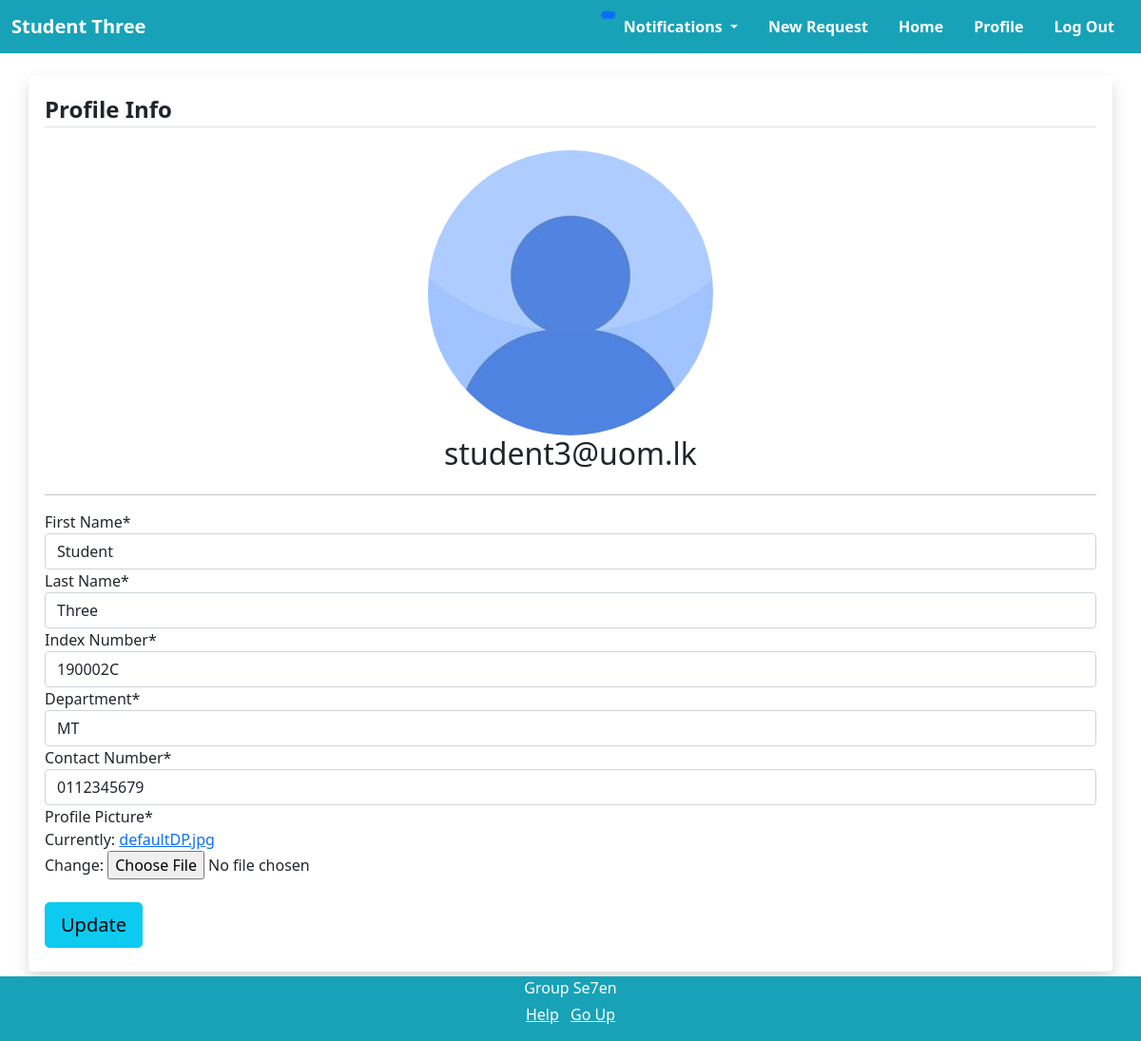
The app's page /profile/ (signed in) with its own data.
### users/models.py (models this page shows, shortened)
class CustomUser(AbstractUser):
    username = None
    email = models.EmailField(_('email address'), unique=True)
    USERNAME_FIELD = 'email'
    REQUIRED_FIELDS = []
    objects = CustomUserManager()
    def __str__(self):
        if (self.groups.filter(name='Lecturer').exists()):
            return self.lecturerprofile.firstName + " " + self.lecturerprofile.lastName
        elif (self.groups.filter(name='Student').exists()):
            return self.studentprofile.firstName + " " + self.studentprofile.lastName
        else:
            return ""

class Profile(models.Model):
    firstName = models.CharField(max_length=50, verbose_name="First Name")
    lastName = models.CharField(max_length=50, verbose_name="Last Name")
    image = models.ImageField(default='defaultDP.jpg', upload_to='profile_pics', verbose_name="Profile Picture")
    class Meta:
        abstract = True

class StudentProfile(Profile):
    DEPARTMENT_CHOICES = [
    ('EN', 'ENTC'),
    ('CS', 'CSE'),
    ('BM', 'BM'),
    ('ME', 'ME'),
    ('MT', 'MT'),
    ('CH', 'CH'),
    ('EE', 'EE'),
    ('CE', 'CE')
    ]
    user = models.OneToOneField(CustomUser, on_delete=models.CASCADE, related_name="studentprofile")
    indexNo = models.CharField(max_length=7, verbose_name="Index Number")
    department = models.CharField(max_length=2, choices=DEPARTMENT_CHOICES, verbose_name="Department")
    contactNo = models.CharField(max_length=10, verbose_name="Contact Number")

### users/views.py (the view)
# urls.py: path('profile/', user_views.profile, name='profile'),
@login_required(login_url='login/')
def profile(request):
    if request.user.groups.filter(name='Lecturer').exists():
        if request.method == 'POST':
            lp_form = LecturerProfileUpdateForm(request.POST, request.FILES, instance=request.user.lecturerprofile)
            if lp_form.is_valid():
                lp_form.save()
                messages.success(request, f'Your profile has been updated')
                return redirect('profile')
        else:
            lp_form = LecturerProfileUpdateForm(instance=request.user.lecturerprofile)
        context = {
            'lp_form': lp_form
        }
        return render(request, 'users/lecturerprofile.html', context)
    elif request.user.groups.filter(name='Student').exists():
        if request.method == 'POST':
            sp_form = StudentProfileUpdateForm(request.POST, request.FILES, instance=request.user.studentprofile)
            if sp_form.is_valid():
                sp_form.save()
                messages.success(request, f'Your profile has been updated')
                return redirect('profile')
        else:
            sp_form = StudentProfileUpdateForm(instance=request.user.studentprofile)
        context = {
            'sp_form': sp_form
        }
        return render(request, 'users/studentprofile.html', context)

### users/forms.py
class StudentProfileUpdateForm(forms.ModelForm):
    class Meta:
        model = StudentProfile
        fields = ['firstName', 'lastName', 'indexNo', 'department', 'contactNo', 'image']

### users/templates/users/studentprofile.html (shortened to what this page needs)
{% extends "requester/base.html" %}
{% load crispy_forms_tags %}
{% block content %}
<form class="container bg-white border border-white border-rounded shadow p-3 bg-body rounded m-4 mx-auto" method="POST" enctype="multipart/form-data">
    <fieldset class="form-group">
        <legend class="border-bottom mb-4 fw-bold">Profile Info</legend>
        <div class="d-flex justify-content-center">
            <img class="rounded-circle account-img" src="{{ user.studentprofile.image.url }}">
        </div>
        <div class="d-flex justify-content-center">
            <h2 class="account-heading">{{ user.email }}</h2>
        </div>
        <hr class="my-3">
        {{ sp_form|crispy }}
    </fieldset>
    <div class="form-group mt-4 mb-2">
        <button class="btn btn-info btn-lg" type="submit">Update</button>
    </div>
</form>
{% endblock %}

### requester/templates/requester/base.html (shortened to what this page needs)
{% load notifications_tags %}
{% load static%}
<!doctype html>
<html lang="en">
  <head>
    <link href="https://cdn.jsdelivr.net/npm/bootstrap@5.0.0-beta1/dist/css/bootstrap.min.css" rel="stylesheet">
    <link rel="stylesheet" href="https://cdnjs.cloudflare.com/ajax/libs/font-awesome/4.7.0/css/font-awesome.min.css">
  </head>
  <body class="pt-5">
    <nav class="navbar fixed-top navbar-expand-sm navbar-dark">
      <div class="container-fluid">
        <a class="navbar-brand fw-bold text-white" href="{% url 'requester-home' %}">
            {{ user }}
        </a>
        <div class="collapse navbar-collapse justify-content-end" id="navbarSupportedContent">
          <ul class="nav fw-bold text-white">
            <li class="nav-item dropdown">
              <a class="nav-link dropdown-toggle text-reset text-white" href="#" id="navbarDropdown" role="button" data-bs-toggle="dropdown" aria-expanded="false">
                Notifications
                <span class="position-absolute top-1 start-0 translate-middle badge rounded-pill bg-primary">
                </span>
              </a>
            </li>
            {% ifequal user.groups.all.0|stringformat:"s" 'Student' %}
            <li class="nav-item">
              <a class="nav-link text-reset" href="{% url 'request-create' %}">New Request</a>
            </li>
            {% endifequal %}
            <li class="nav-item">
              <a class="nav-link text-reset" href="{% url 'requester-home' %}">Home</a>
            </li>
            <li class="nav-item">
              <a class="nav-link text-reset" href="{% url 'profile' %}" tabindex="-1" aria-disabled="true">Profile</a>
            </li>
            <li class="nav-item">
              <a class="nav-link text-reset" href="{% url 'logout' %}">Log Out</a>
            </li>
          </ul>
        </div>
      </div>
    </nav>
    <div class="container-fluid background pt-2">
        {% block content %}{% endblock %}
    </div>
    <div class="mt-4 container-fluid footer text-center fixed-bottom">
      <p class="mb-1 text-white">Group Se7en</p>
      <ul class="list-inline text-white">
        <li class="list-inline-item"><a class="text-reset" href="#">Help</a></li>
        <li class="list-inline-item"><a class="text-reset" href="#">Go Up</a></li>
      </ul>
    </div>
  </body>
</html>

### requester/templates/requester/base.html (style rules this page uses)
.navbar { background-color: #17a2b8; }
.footer { background-color: #17a2b8; }
.background { background-color: #ffffff; }

### records on screen
CustomUser: id.lastName "Student Three", studentprofile.image (placeholder picture), email "student3@uom.lk"
StudentProfile: firstName "Student", lastName "Three", indexNo "190002C", department "MT", contactNo "0112345679"
